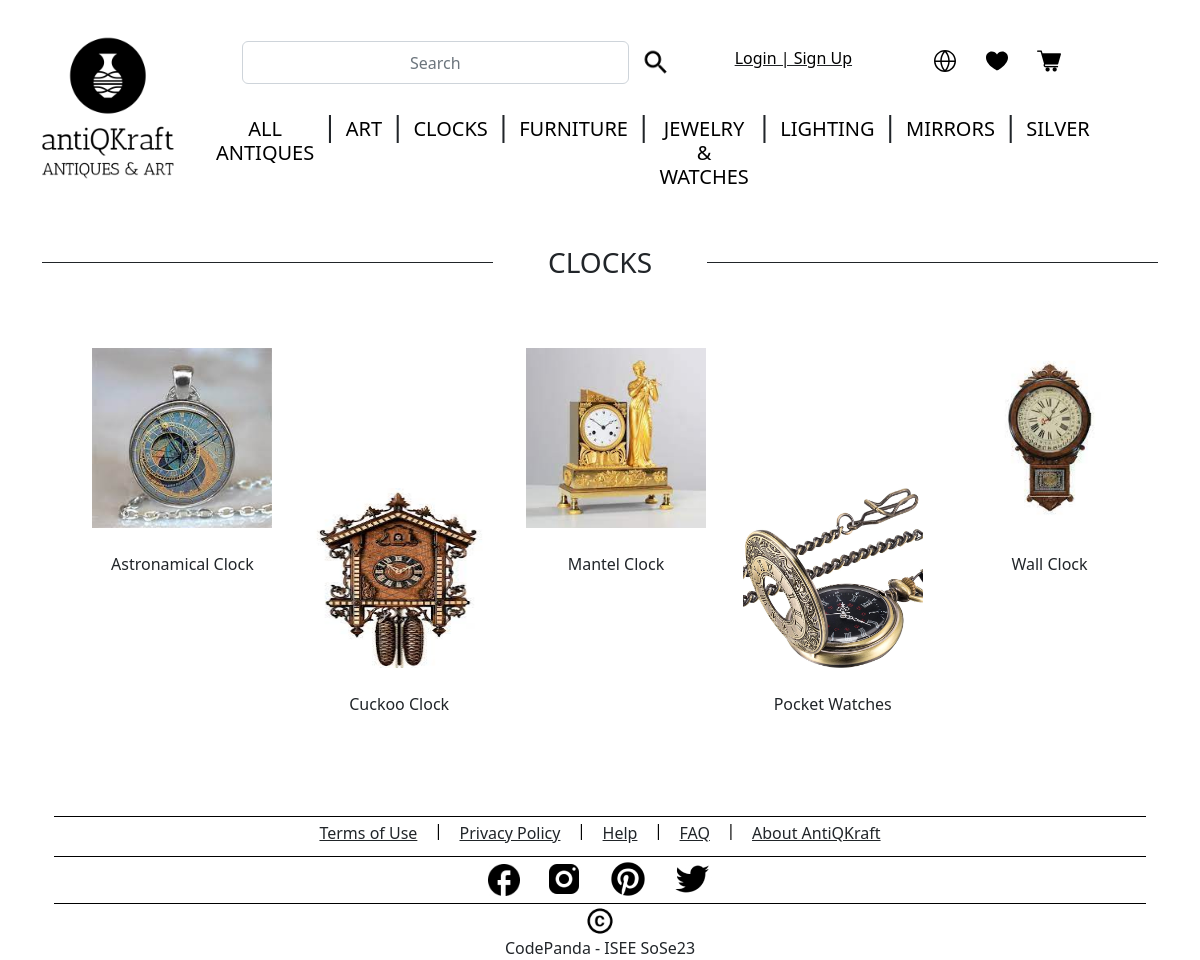
The app's page /category?categoryid=3 with its own data.
### tables this page shows
CREATE TABLE "CATEGORY" (
	"category_id"	INTEGER NOT NULL UNIQUE,
	"category_name"	TEXT NOT NULL,
	"category_image_id"	TEXT,
	PRIMARY KEY("category_id" AUTOINCREMENT)
);

CREATE TABLE "SUB_CATEGORY" (
	"sub_category_id"	INTEGER NOT NULL UNIQUE,
	"category_id"	INTEGER NOT NULL,
	"sub_category_name"	TEXT NOT NULL,
	"sub_category_image_id"	INTEGER NOT NULL,
	PRIMARY KEY("sub_category_id" AUTOINCREMENT),
	FOREIGN KEY("category_id") REFERENCES "CATEGORY"("category_id")
);

### antikraft-app.py (the view)
@app.route("/category")
def getSpecificCategory():
    qTerm = request.args.get('categoryid')
    row_val = getSpecificCategoryRow(qTerm)
    row_json = row_val.json
    category_id = row_json['category_id']
    db_images = getSpecificCategoryImages(category_id)
    categories = getAllCategories()
    return render_template('category/category_landing_page.html', categories=categories.json, \
                           row_val=row_val.json, image_list=db_images['sub_category_image_id'], \
                            sub_cat_list=db_images['sub_category_name'], sub_cat_id_list=db_images['sub_category_id'])

### antikraft-app.py (called while the page is built)
def getSpecificCategoryRow(qTerm):
    spec_cat = getSpecificCategoryList(qTerm)
    response = app.response_class(
        response=json.dumps(spec_cat),
        status=200,
        mimetype='application/json'
    )
    return response

@app.route('/getAllCategories',  methods=['GET'])
def getAllCategories():
    categories = getAllCategoriesList()
    response = app.response_class(
        response=json.dumps(categories),
        status=200,
        mimetype='application/json'
    )
    return response

### backend/controller.py (called while the page is built)
def getAllCategoriesList():
    data = {}
    data = readOperation("CATEGORY", "category_name")
    return data

def getSpecificCategoryList(category_id):
    data = {}
    data = readOperationCategory("CATEGORY", category_id)
    return data

def getSpecificCategoryImages(category_id):
    data = {}
    data = readOperationCategoryImages("SUB_CATEGORY", category_id)
    return data

### backend/model.py (called while the page is built)
def get_db_connection():
    conn = sqlite3.connect('antiqkraft-database.db', isolation_level=None)
    conn.row_factory = sqlite3.Row
    return conn.cursor()

def readOperationCategory(TABLE_NAME: str, CAT_ID: int):
    conn = get_db_connection()
    query = "SELECT * from " + TABLE_NAME + " where category_id=" + str(CAT_ID)
    data = conn.execute(query)
    category_row = {}
    for row in data:
        category_row['category_id'] = row["category_id"]
        category_row['category_name'] = row["category_name"]
    if category_row is not None:
        return category_row

def readOperationCategoryImages(TABLE_NAME: str, CAT_ID: int):
    conn = get_db_connection()
    query = "SELECT * from " + TABLE_NAME + " where category_id=" + str(CAT_ID)
    data = conn.execute(query)
    keyList = ["category_id", "sub_category_id", "sub_category_name", "sub_category_image_id"]
    sub_category_row = {key: [] for key in keyList}
    for row in data:
        sub_category_row['category_id'].append(row["category_id"])
        sub_category_row['sub_category_id'].append(row["sub_category_id"])
        sub_category_row['sub_category_name'].append(row["sub_category_name"])
        sub_category_row['sub_category_image_id'].append(row["sub_category_image_id"])
    if sub_category_row is not None:
        return sub_category_row

### templates/category/category_landing_page.html (shortened to what this page needs)
{% include 'base.html' %}
{% include 'header/header.html' %}
<div class="container">
    <div class="row">
        <div class="col-5">
            <hr class="hr" style="background-color: #000; opacity: 1;" />
        </div>
        <div class="col-2">
            <h3 style="text-align: center; text-transform: uppercase;">{{row_val['category_name']}}</h3>
        </div>
        <div class="col-5">
            <hr class="hr" style="background-color: #000; opacity: 1;" />
        </div>
    </div>
    <div>
        <ul style="display: flex; justify-content:space-between; margin-bottom: 100px; margin-top: 50px;">
            <a class="nav-link" href="http://127.0.0.1:5000/subcategory?categoryid={{row_val['category_id']}}&subcategoryid={{sub_cat_id_list[0]}}" style="text-align: center; margin-right: auto; margin-left: auto; ">
                <img src={{image_list[0]}} width="180px" height="180px" style="margin-top: 10px;">
                <br></br>
                {{sub_cat_list[0]}}
            </a>
            <a class="nav-link" href="http://127.0.0.1:5000/subcategory?categoryid={{row_val['category_id']}}&subcategoryid={{sub_cat_id_list[1]}}" style="text-align: center; margin-right: auto; margin-left: auto; ">
                <img src={{image_list[1]}} width="180px" height="180px" style="margin-top: 150px;">
                <br></br>
                {{sub_cat_list[1]}}
            </a>
            <a class="nav-link" href="http://127.0.0.1:5000/subcategory?categoryid={{row_val['category_id']}}&subcategoryid={{sub_cat_id_list[2]}}" style="text-align: center; margin-right: auto; margin-left: auto; ">
                <img src={{image_list[2]}} width="180px" height="180px" style="margin-top: 10px;">
                <br></br>
                {{sub_cat_list[2]}}
            </a>
            <a class="nav-link" href="http://127.0.0.1:5000/subcategory?categoryid={{row_val['category_id']}}&subcategoryid={{sub_cat_id_list[3]}}" style="text-align: center; margin-right: auto; margin-left: auto; ">
                <img src={{image_list[3]}} width="180px" height="180px" style="margin-top: 150px;">
                <br></br>
                {{sub_cat_list[3]}}
            </a>
            <a class="nav-link" href="http://127.0.0.1:5000/subcategory?categoryid={{row_val['category_id']}}&subcategoryid={{sub_cat_id_list[4]}}" style="text-align: center; margin-right: auto; margin-left: auto; ">
                <img src={{image_list[4]}} width="180px" height="180px" style="margin-top: 10px;">
                <br></br>
                {{sub_cat_list[4]}}
            </a>
        </ul>
    </div>
    {% include 'footer/footer.html' %}
</div>

### templates/base.html (shortened to what this page needs)
<!DOCTYPE html>
<html>
<head>
  <link href="https://cdn.jsdelivr.net/npm/bootstrap@5.2.0-beta1/dist/css/bootstrap.min.css" rel="stylesheet"
>
  <link rel="stylesheet" href="static/CSS/style.css">
</head>
<body>
</body>
</html>

### templates/header/header.html (shortened to what this page needs)
<div class="container-fluid">
    <div class="row">
        <div class="col-12">
            <nav class="navbar navbar-expand-lg navbar-fixed-top">
                <div class="col-2">
                    <a class="navbar-brand" href="http://127.0.0.1:5000/">
                        <img src="static/logo/logo-black.png" width="200" height="200" style="float: right;">
                    </a>
                </div>
                <div class="col-9 " id="navbarCollapse">
                    <ul class="navbar-nav nav-fill nav-pills pb-4">
                        <li class="nav-item"></li>
                        <div class="col-6">
                            <li class="nav-item">
                                <form action="search" method="POST">
                                    <div class="input-group-append rounded d-flex flex-row">
                                        <input type="text" class="form-control rounded" placeholder="Search"
                                            aria-label="Search" aria-describedby="search-addon" id="search"
                                            name="search">
                                        <button class="btn border-0" type="submit"><img class="img-fluid" max-width=20px
                                                height=20px id="search-logo" src="static/header/search.png" /></button>
                                    </div>
                                </form>
                            </li>
                        </div>
                        {% if session.login_status != "True" %}
                        <div class="col-3">
                            <li class="nav-item">
                                <a class="nav-link link-dark" style="text-decoration: underline;"
                                    href="http://127.0.0.1:5000/login">
                                    <h6>Login | Sign Up</h6>
                                </a>
                            </li>
                        </div>
                        {% endif %}
                        <li class="nav-item">
                            <button class="btn border-0" type="button"><img class="img-fluid" max-width=20px height=20px
                                    id="search-logo" src="static/header/Globe.svg" /></button>
                            <button class="btn border-0" type="button"><img class="img-fluid" max-width=100% height=auto
                                    id="search-logo" src="static/header/Heart.svg" /></button>
                            <button class="btn border-0" type="button"><img class="img-fluid" max-width=100% height=auto
                                    id="search-logo" src="static/header/Cart.png" /></button>
                        </li>
                    </ul>
                    <ul class="navbar-nav nav-fill">
                        {%for values in categories.items()%}
                        {% if loop.index != 1 %}
                        <li class="nav-item" float=center>
                            <h3>|</h3>
                        </li>
                        {% endif %}
                        <li class="nav-item">
                            <a class="nav-link" href="{{values[0]}}" onclick="RedirectURL();return false;">
                                <h5 class="text-uppercase">{{values[1]}}</h5>
                            </a>
                        </li>
                        {%endfor%}
                    </ul>
                </div>
            </nav>
        </div>
    </div>
</div>

### templates/footer/footer.html (shortened to what this page needs)
<div class="container">
    <div class="separator_2"></div>
    <div class="row justify-content-md-center" id="footer">
        <ul class="bottom_stuff_2">
            <div class="col-md-auto">
                <a class="link-dark" href="link address">
                    <h8>Terms of Use</h8>
                </a>
            </div>
            <h6>&nbsp;&nbsp;&nbsp;&nbsp;|&nbsp;&nbsp;&nbsp;&nbsp;</h6>
            <div class="col-md-auto">
                <a class="link-dark" href="link address">
                    <h8>Privacy Policy</h8>
                </a>
            </div>
            <h6>&nbsp;&nbsp;&nbsp;&nbsp;|&nbsp;&nbsp;&nbsp;&nbsp;</h6>
            <div class="col-md-auto">
                <a class="link-dark" href="link address">
                    <h8>Help</h8>
                </a>
            </div>
            <h6>&nbsp;&nbsp;&nbsp;&nbsp;|&nbsp;&nbsp;&nbsp;&nbsp;</h6>
            <div class="col-md-auto">
                <a class="link-dark" href="link address">
                    <h8>FAQ</h8>
                </a>
            </div>
            <h6>&nbsp;&nbsp;&nbsp;&nbsp;|&nbsp;&nbsp;&nbsp;&nbsp;</h6>
            <div class="col-md-auto">
                <a class="link-dark" href="link address">
                    <h8>About AntiQKraft</h8>
                </a>
            </div>
        </ul>
    </div>
    <div class="separator_2"></div>
    <div class="row justify-content-md-center" id="footer">
        <div class="col-md-auto clearfix">
            <a href="https://www.facebook.com/">
                <img src="static/footer/Vector.jpg" width="32" height="32" style="margin-top: 5px;">
            </a>
        </div>
        <div class="col-md-auto clearfix">
            <a href="https://www.instagram.com/">
                <img src="static/footer/Instagram.jpg" width="40" height="40">
            </a>
        </div>
        <div class="col-md-auto clearfix">
            <a href="https://www.pinterest.com/">
                <img src="static/footer/Pinterest.jpg" width="40" height="40">
            </a>
        </div>
        <div class="col-md-auto clearfix">
            <a href="https://twitter.com/">
                <img src="static/footer/Twitter.jpg" width="40" height="40">
            </a>
        </div>
    </div>
    <div class="separator_2"></div>
    <div class="row justify-content-md-center" id="footer">
        <div class="col-md-auto clearfix">
            <img src="static/footer/Copyright.jpg" width="30" height="30">
        </div>
        <h8 style="text-align: center;">CodePanda - ISEE SoSe23</h8>
    </div>
</div>

### static/CSS/style.css (style rules this page uses)
h5, h6 { color: black; float: center; text-align: center; }
#search { text-align: center; }
hr { background-color: black; opacity: 1; }
ul { list-style-type: none; }

### templates/footer/footer.html (style rules this page uses)
.separator_2 { display: flex; align-items: center; flex: 2; border-bottom: 1px solid #000; margin-top: 4px; margin-bottom: 2px; }
.bottom_stuff_2 { margin-top: 2px; display: flex; text-align: center; justify-content: center; margin-bottom: 4px; }

### records on screen
CATEGORY: category_name "ALL ANTIQUES"
CATEGORY: category_name "ART"
CATEGORY: category_name "CLOCKS"
CATEGORY: category_name "FURNITURE"
CATEGORY: category_name "JEWELRY & WATCHES"
CATEGORY: category_name "LIGHTING"
CATEGORY: category_name "MIRRORS"
CATEGORY: category_name "SILVER"
SUB_CATEGORY: sub_category_image (picture), sub_category_name "Astronamical Clock"
SUB_CATEGORY: sub_category_image (picture), sub_category_name "Cuckoo Clock"
SUB_CATEGORY: sub_category_image (picture), sub_category_name "Mantel Clock"
SUB_CATEGORY: sub_category_image (picture), sub_category_name "Pocket Watches"
SUB_CATEGORY: sub_category_image (picture), sub_category_name "Wall Clock"
